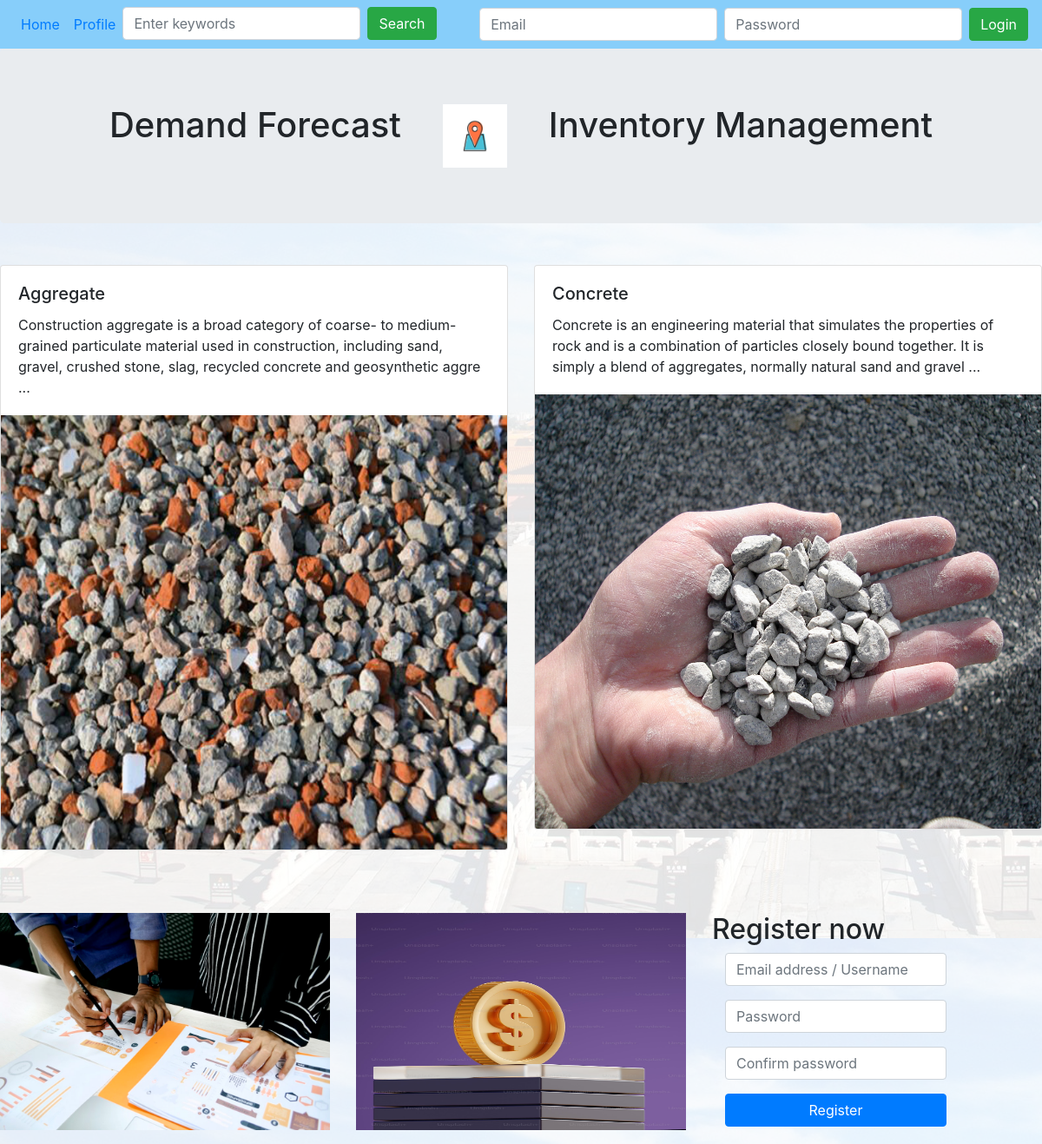
The page /home on the database its author committed.
### app.py (models this page shows, shortened)
class Products(db.Model):
    id = db.Column(db.Integer, primary_key=True)
    title = db.Column(db.String(100))
    text = db.Column(db.Text)

### app.py (the view, shortened to what this page needs)
@app.route("/home/<int:pagenum>", methods=["GET"])
@app.route("/home", methods=["GET", "POST"])
def home(pagenum=1):
    products = Products.query.all()
    products = list(reversed(products))
    user = None
    if "userid" in session:
        user = Users.query.filter_by(id=session["userid"]).first()
    return rt("home.html", listing=PageResult(products, pagenum), user=user)

### app.py (called while the page is built)
    def __iter__(self):
        if self.page - 1 < len(self.full_listing):
            for i in self.full_listing[self.page - 1]:
                yield i
        else:
            return None

### myapp/templates/home.html (shortened to what this page needs)
<!DOCTYPE html>
<html lang="en">
  <head>
    <link rel="stylesheet" href="https://cdn.jsdelivr.net/npm/bootstrap@4.6.2/dist/css/bootstrap.min.css">
  </head>
  <body class="bg_rgba">
    <nav class="navbar navbar-expand-lg" id="navbar">
      <div class="collapse navbar-collapse" id="navbarSupportedContent">
        <ul class="navbar-nav mr-auto">
          <li class="nav-item active">
            <a class="nav-link" href="#">Home</a>
          </li>
          <li class="nav-item active">
            <a class="nav-link" href="/profile">Profile</a>
          </li>
          <li class="nav-item active">
            <form class="form-inline my-2 my-lg-0 navbar-right" action="/home" method="POST">
              <div class="form-group mr-2">
                <input type="text" class="form-control" id="keyword" name="keyword" placeholder="Enter keywords">
              </div>
              <input type="submit" class="btn btn-success" id="btnSearch" value="Search">
            </form>
          </li>
        </ul>
        {% if not session['logged_in'] %}
        <form class="form-inline my-2 my-lg-0 navbar-right" action="/login" method="POST">
          <div class="form-group mr-2">
            <input type="text" class="form-control" name="email" placeholder="Email">
          </div>
          <div class="form-group mr-2">
            <input type="password" class="form-control" name="password" placeholder="Password">
          </div>
          <input type="submit" class="btn btn-success" value="Login">
        </form>
        {% else %}
        <a class="nav-link" href="/logout">Logout</a>
        <a class="nav-link" href="#">{{ user.nickname }} logined</a>
        {% endif %}
      </div>
    </nav>
    <div class="jumbotron">
      <div class="container d-flex justify-content-center">
        <div class="media">
          <div class="media-left">
            <h1 class="media-heading">Demand Forecast</h1>
          </div>
          <div class="media-left ml-5">
            <img src="/static/images/company.png" style="height:73px;width:74px;">
          </div>
          <div class="media-body ml-5">
            <h1 class="media-heading">Inventory Management</h1>
          </div>
        </div>
      </div>
    </div>
    <div class="row mt-5 mb-5">
      {% for r in listing %}
      <div class="col-md-6">
        <div class="row">
          <div class="col-md-12">
            <div class="card mb-4">
              <div class="card-body">
                <h5 class="card-title">{{ r.title|safe }}</h5>
                <p class="card-text">{{ r.text[:200]|safe }} ...</p>
              </div>
              <a href="/products/{{r.id}}">
                <img src="/static/images/{{ r.id % 10 }}.jpg" class="card-img-bottom img-fluid" style="width: 100%; height: 500px;">
              </a>
            </div>
          </div>
        </div>
      </div>
      {% endfor %}
    </div>
    <div class="row">
      {% for r in range(1,3) %}
      <div class="col-md-4">
        <figure>
          <img src="/static/images/slide{{ r % 10 }}.jpg" class="img-fluid" style="height:250px;width:500px;">
        </figure>
      </div>
      {% endfor %}
      <div class="col-md-4">
        <h2>Register now</h2>
        <form class="form-horizontal" action="/register" method="POST">
          <div class="form-group">
            <div class="col-sm-9">
              <input type="email" class="form-control" id="email" name="email" placeholder="Email address / Username">
            </div>
          </div>
          <div class="form-group">
            <div class="col-sm-9">
              <input type="password" class="form-control" id="password" name="password" placeholder="Password">
            </div>
          </div>
          <div class="form-group">
            <div class="col-sm-9">
              <input type="password" class="form-control" id="password2" name="password2" placeholder="Confirm password">
            </div>
          </div>
          <div class="form-group">
            <div class="col-sm-9">
              <input type="submit" class="btn btn-primary btn-block" value="Register">
            </div>
          </div>
        </form>
      </div>
    </div>
  </body>
</html>

### myapp/templates/home.html (style rules this page uses)
.bg_rgba { background-image: url(/static/images/bg.png); background-color: rgba(255, 255, 255, 0.886); background-blend-mode: overlay; }
.navbar { background-color: #87CEFA; }

### rows shown on the page
Products: title "Aggregate", text "Construction aggregate is a broad category of coarse- to medium-grained particulate material used in construction, including sand, gravel, crushed stone, slag, recycled concrete and geosynthetic aggre", shows a picture
Products: title "Concrete", text "Concrete is an engineering material that simulates the properties of rock and is a combination of particles closely bound together. It is simply a blend of aggregates, normally natural sand and gravel", shows a picture
